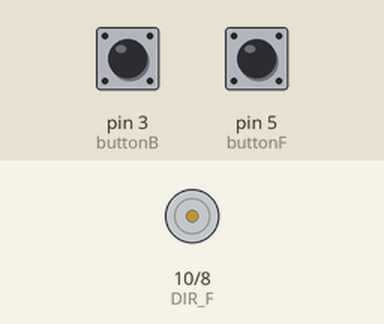
This sketch was run on a simulated Arduino Uno, built with avr-gcc and run on an emulated ATmega328P. Shown: motor-driver pin pairs drawn as motors (green arrow = first pin HIGH = forward, orange = second pin HIGH = backward, longer = more drive, scaled by the enable pin). The inputs (shaded band) are chosen by the test bench; at power-on: pin 3 (buttonB) HIGH, pin 5 (buttonF) HIGH.

Above: at 1.2 s.
1.3 s: pin 3 (buttonB) pulled LOW for 0.15 s
At 1.37 s:
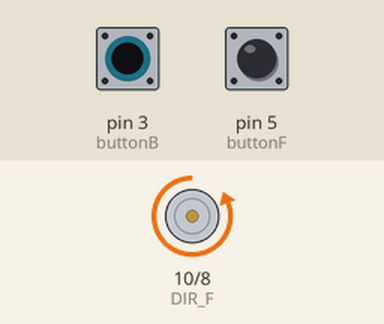
2.9 s: pin 5 (buttonF) pulled LOW for 0.15 s
At 2.97 s:
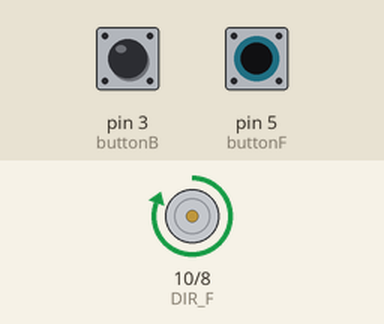
4.5 s: pin 5 (buttonF) pulled LOW for 3.2 s
At 8.7 s:
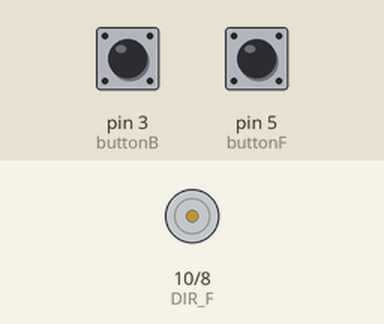
9.2 s: pin 3 (buttonB) pulled LOW for 3.2 s
At 9.9 s:
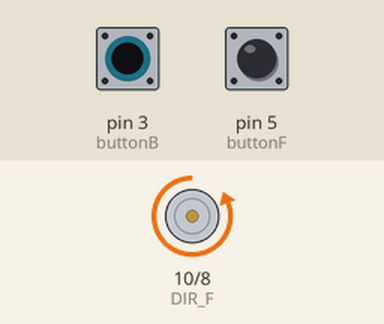
Timing chart, 0 to 13.9 s (numbered marks = the images above; inputs shaded):
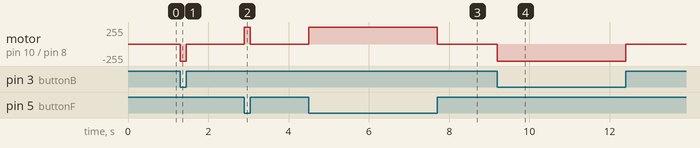

Measured:
- after the input at 1.3 s, motor on pin 10 (DIR_F) / pin 8 (DIR_B): stopped → backward 255/255 at once, → stopped 0.15 s later
- after the input at 2.9 s, motor on pin 10 (DIR_F) / pin 8 (DIR_B): stopped → forward 255/255 at once, → stopped 0.15 s later
- after the input at 4.5 s, motor on pin 10 (DIR_F) / pin 8 (DIR_B): stopped → forward 255/255 at once, → stopped 3.2 s later
- after the input at 9.2 s, motor on pin 10 (DIR_F) / pin 8 (DIR_B): stopped → backward 255/255 at once, → stopped 3.2 s later

The sketch:

motorControl.ino
```cpp
const int buttonB = 3;
const int buttonF = 5;

const int DIR_F = 10; //Set pin for Forward Direction
const int DIR_B = 8; //Set pin for Backward Direction
const int PWM = 11; // Set speed output pin


void setup()
{
  pinMode (DIR_F, OUTPUT);
  pinMode (DIR_B, OUTPUT);
  pinMode (PWM, OUTPUT);
  pinMode (buttonB, INPUT);
  pinMode (buttonF, INPUT);

}

void loop()
{
  int buttonStateb = digitalRead(buttonB);
  int buttonStatef = digitalRead(buttonF);

  if ((buttonStateb == LOW) && (buttonStatef == LOW))
  {
   digitalWrite(DIR_F, LOW);
   digitalWrite(DIR_B, LOW);
   analogWrite(PWM, 0);
  }

  else if ((buttonStateb == HIGH) && (buttonStatef == HIGH))
  {
   digitalWrite(DIR_F, LOW);
   digitalWrite(DIR_B, LOW);
   analogWrite(PWM, 0);
  }

  else if ((buttonStateb == LOW) && (buttonStatef == HIGH))
  {
   digitalWrite(DIR_F, LOW);
   digitalWrite(DIR_B, HIGH);
   analogWrite(PWM, 255);
  }

  else if ((buttonStatef == LOW) && (buttonStateb == HIGH))
  {
   digitalWrite(DIR_F, HIGH);
   digitalWrite(DIR_B, LOW);
   analogWrite(PWM, 255);
  }


}
```
